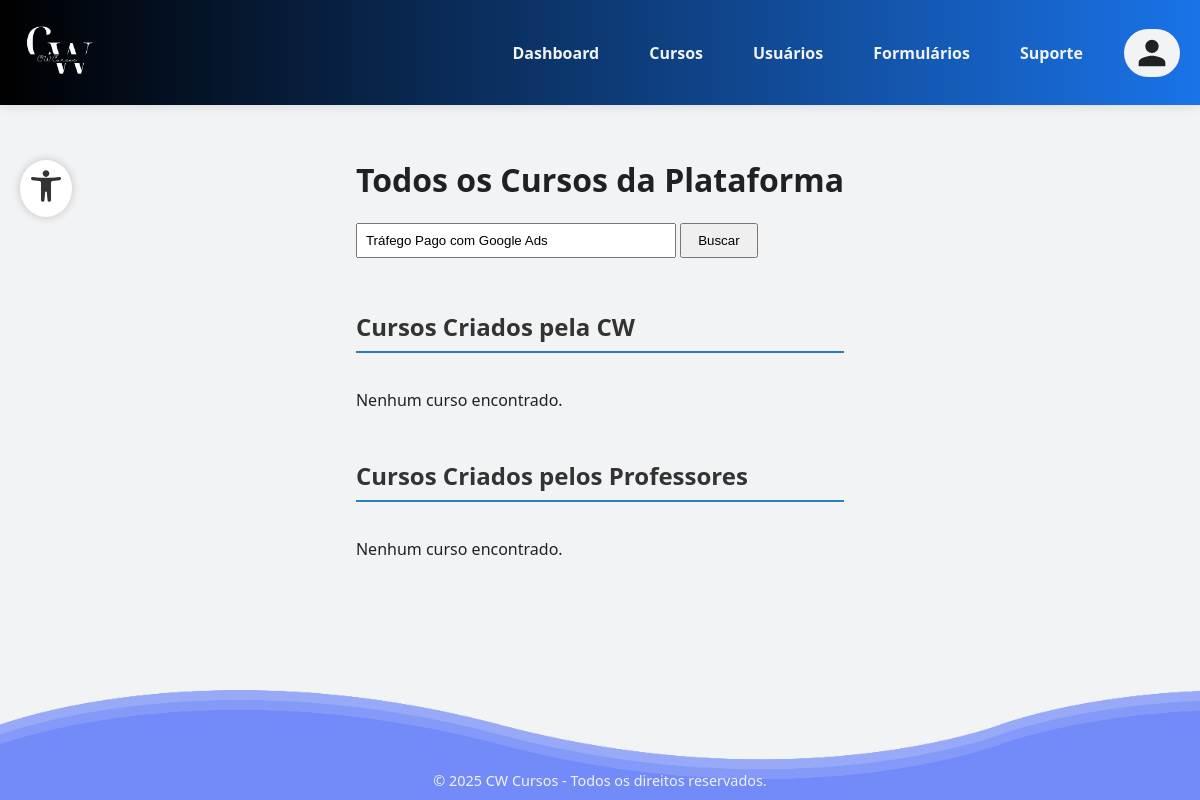
Page /administrador/cursos/list_courses.php?busca=Tráfego Pago com Google Ads (signed in) on the earlier database version.
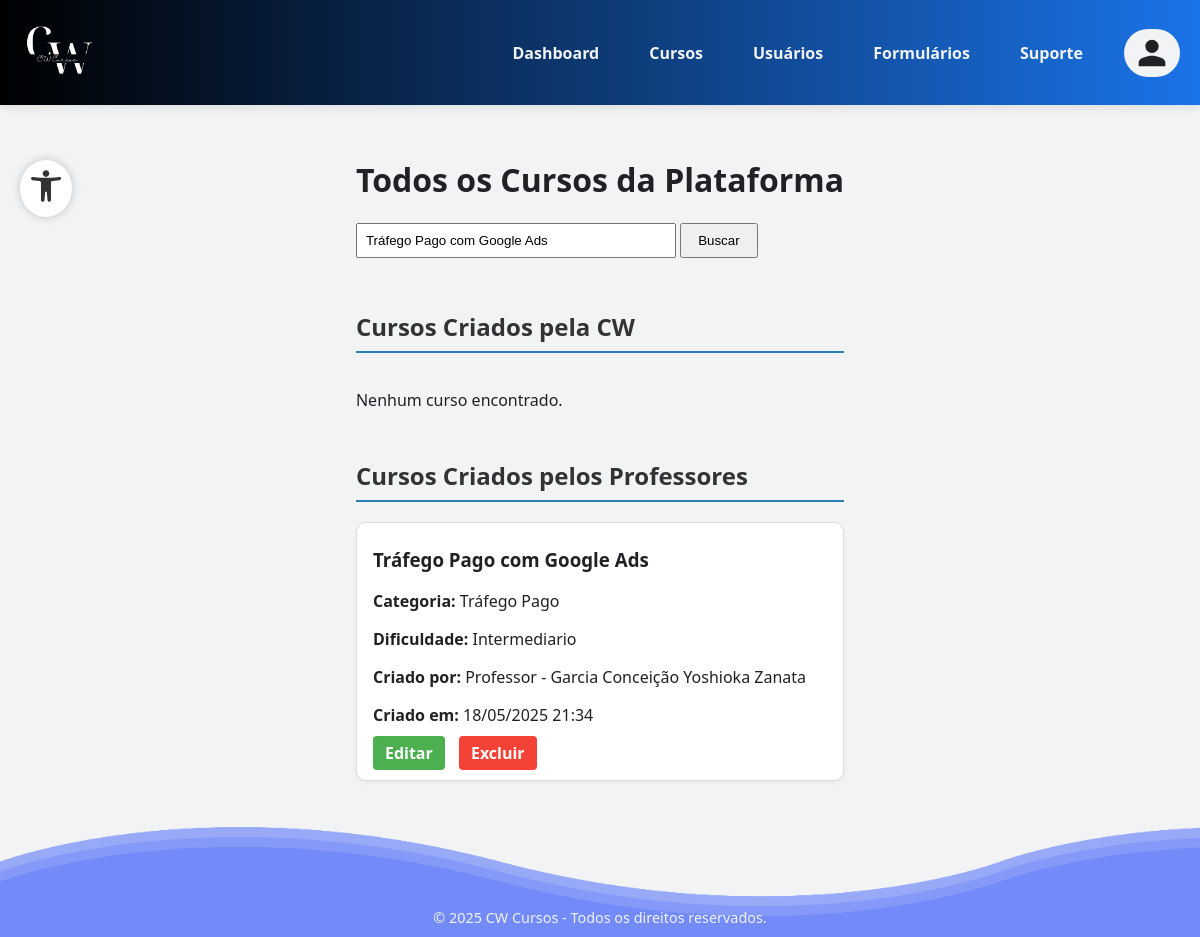
Same page on the later database version.
### tables this page shows
CREATE TABLE IF NOT EXISTS `cursos` (
  `id` int NOT NULL AUTO_INCREMENT,
  `nome` varchar(255) NOT NULL,
  `categoria` enum('Marketing de Afiliados','Marketing de Conteúdo','E-mail Marketing','Social Media','Análise de Marketing','SEO','Tráfego Pago') NOT NULL,
  `descricao` text NOT NULL,
  `imagem` varchar(255) DEFAULT NULL,
  `dificuldade` enum('iniciante','intermediario','avancado') NOT NULL,
  `criado_por_id` int NOT NULL,
  `tipo_criador` enum('administrador','professor') NOT NULL,
  `data_criacao` datetime DEFAULT CURRENT_TIMESTAMP,
  PRIMARY KEY (`id`)
);

CREATE TABLE IF NOT EXISTS `usuarios` (
  `id` int NOT NULL AUTO_INCREMENT,
  `nome` varchar(45) DEFAULT NULL,
  `usuario` varchar(50) DEFAULT NULL,
  `email` varchar(255) DEFAULT NULL,
  `senha` varchar(255) DEFAULT NULL,
  `photo` varchar(255) DEFAULT '/AAP-5_3306/funcoes/uploads/profile/default_profile.jpg',
  `data_nascimento` date DEFAULT NULL,
  `tipo` enum('aluno','professor','administrador') NOT NULL DEFAULT 'aluno',
  `status` enum('ativo','pendente','bloqueado') NOT NULL DEFAULT 'ativo',
  `reset_token_hash` varchar(255) DEFAULT NULL,
  `reset_token_expires_at` datetime DEFAULT NULL,
  `aceitou_termos` tinyint(1) NOT NULL DEFAULT '0',
  `cpf` varchar(14) DEFAULT NULL,
  `rg` varchar(20) DEFAULT NULL,
  `endereco` varchar(255) DEFAULT NULL,
  `telefone` varchar(20) DEFAULT NULL,
  `linkedin` varchar(255) DEFAULT NULL,
  `experiencia` text,
  `area_conhecimento` varchar(100) DEFAULT NULL,
  `disponibilidade` varchar(100) DEFAULT NULL,
  PRIMARY KEY (`id`),
  UNIQUE KEY `email` (`email`),
  UNIQUE KEY `usuario` (`usuario`) USING BTREE
);

### administrador/cursos/list_courses.php (the view, shortened to what this page needs)
<?php
require_once '../../funcoes/conexao.php';
$termoBusca = isset($_GET['busca']) ? trim($_GET['busca']) : '';
$termoBuscaSQL = "%" . $conexao->real_escape_string($termoBusca) . "%";
$sql_admin = "SELECT * FROM cursos WHERE tipo_criador = 'administrador'";
if (!empty($termoBusca)) {
    $sql_admin .= " AND nome LIKE '$termoBuscaSQL'";
}
$sql_admin .= " ORDER BY data_criacao DESC";
$result_admin = $conexao->query($sql_admin);
$sql_outros = "
    SELECT c.*, p.nome AS nome_criador
    FROM cursos c
    LEFT JOIN usuarios p ON c.tipo_criador = 'professor' AND c.criado_por_id = p.id
    WHERE c.tipo_criador != 'administrador'
";
if (!empty($termoBusca)) {
    $sql_outros .= " AND c.nome LIKE '$termoBuscaSQL'";
}
$sql_outros .= " ORDER BY c.data_criacao DESC";
$result_outros = $conexao->query($sql_outros);
?>
<!DOCTYPE html>
<html lang="pt-BR">
<head>
    <link rel="stylesheet" href="partials/style.css">
    <link rel="stylesheet" href="css/list.css">
</head>
<body>
    <?php include 'partials/header.php'; ?>
    <div class="container course-list">
        <h1>Todos os Cursos da Plataforma</h1>
        <form method="GET" action="" style="margin-bottom: 20px;">
            <input type="text" name="busca" placeholder="Buscar por nome do curso" value="<?php echo htmlspecialchars($termoBusca); ?>" style="padding: 8px; width: 300px;">
            <button type="submit" style="padding: 8px 16px;">Buscar</button>
        </form>
        <h2>Cursos Criados pela CW</h2>
        <?php if ($result_admin->num_rows > 0): ?>
            <?php while ($curso = $result_admin->fetch_assoc()): ?>
                <div class="course-card">
                    <h3><?php echo htmlspecialchars($curso['nome']); ?></h3>
                    <p><strong>Categoria:</strong> <?php echo htmlspecialchars($curso['categoria']); ?></p>
                    <p><strong>Dificuldade:</strong> <?php echo ucfirst($curso['dificuldade']); ?></p>
                    <p><strong>Criado em:</strong> <?php echo date('d/m/Y H:i', strtotime($curso['data_criacao'])); ?></p>
                    <div class="course-actions">
                        <a href="editar_curso.php?id=<?php echo $curso['id']; ?>" class="btn-edit">Editar</a>
                        <a href="funcoes/excluir_curso.php?id=<?php echo $curso['id']; ?>" class="btn-delete" onclick="return confirm('Tem certeza que deseja excluir este curso?');">Excluir</a>
                    </div>
                </div>
            <?php endwhile; ?>
        <?php else: ?>
            <p>Nenhum curso encontrado.</p>
        <?php endif; ?>
        <h2>Cursos Criados pelos Professores</h2>
        <?php if ($result_outros->num_rows > 0): ?>
            <?php while ($curso = $result_outros->fetch_assoc()): ?>
                <div class="course-card">
                    <h3><?php echo htmlspecialchars($curso['nome']); ?></h3>
                    <p><strong>Categoria:</strong> <?php echo htmlspecialchars($curso['categoria']); ?></p>
                    <p><strong>Dificuldade:</strong> <?php echo ucfirst($curso['dificuldade']); ?></p>
                    <p><strong>Criado por:</strong>
                        <?php
                            echo ucfirst($curso['tipo_criador']);
                            echo isset($curso['nome_criador']) && !empty($curso['nome_criador'])
                                ? " - " . htmlspecialchars($curso['nome_criador'])
                                : " (ID: " . $curso['criado_por_id'] . ")";
                        ?>
                    </p>
                    <p><strong>Criado em:</strong> <?php echo date('d/m/Y H:i', strtotime($curso['data_criacao'])); ?></p>
                    <div class="course-actions">
                        <a href="editar_curso.php?id=<?php echo $curso['id']; ?>" class="btn-edit">Editar</a>
                        <a href="funcoes/excluir_curso.php?id=<?php echo $curso['id']; ?>" class="btn-delete" onclick="return confirm('Tem certeza que deseja excluir este curso?');">Excluir</a>
                    </div>
                </div>
            <?php endwhile; ?>
        <?php else: ?>
            <p>Nenhum curso encontrado.</p>
        <?php endif; ?>
    </div>
    <?php include 'partials/footer.php'; ?>
</body>
</html>

Differences in the rows shown:
added cursos: nome "Tráfego Pago com Google Ads", categoria "Tráfego Pago", dificuldade "Intermediario", tipo_criador "Professor", usuarios.nome "Garcia Conceição Yoshioka Zanata", data_criacao "18/05/2025 21:34"
Other differences:
text no longer shown: "Nenhum curso encontrado."
